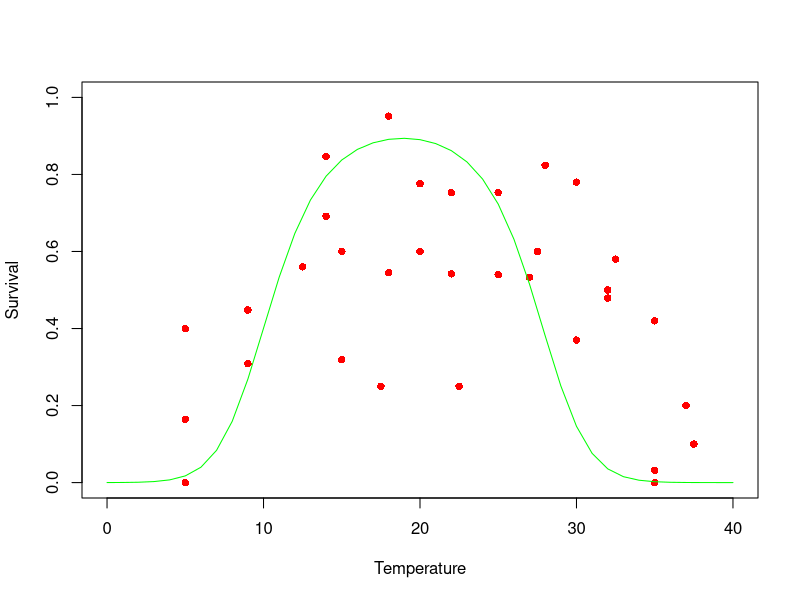

R code for this plot:
#############################################################
## Code to fit curve to Chirnomus spp mortality rates to data
#############################################################

library(readxl)
library(minpack.lm)
library(tidyverse)
library(car)
library(boot)
CHIRVitalRates <- read_excel("VitalRates.xlsx", sheet = "Chiro Mortality Rates")
CHIRVitalRates <- as.data.frame(CHIRVitalRates)

flow.surv.fit <- function(magnitude, mortality, Qmin){
  x <- magnitude # rename x and y
  y <- 1 - mortality # convert to survival
  df <- as.data.frame(cbind(x,y))
  df <- rbind(df, c(Qmin, 1.11))  # make sure we specify that we have 100% survival at Qmin (0.25)
  nls.fit <- nlsLM(formula = (y ~ k* exp(-h*x)), data = df, start = c(k = 1, h = 1)) # fit to negative exponential function
  return(nls.fit)
}

flow.surv.rate <- function(h, k, max, min, interval, Qmin) {
  Q <- seq(min, max, by = interval)
  surv <- k*(exp(-h*Q))
  surv.df <- as.data.frame(cbind(Q, surv))
  surv.df$surv[which(surv.df$Q <= Qmin)] <- 1
  return(surv.df)
}

surv.fit.CHIR <- flow.surv.fit(CHIRVitalRates$`Max/Bankful`, CHIRVitalRates$Mortality, 0.25)
surv.df.CHIR <- flow.surv.rate(surv.fit.CHIR$m$getPars()[2] , surv.fit.CHIR$m$getPars()[1], 4, 0.001, 0.001, 0.25)

# Calculate Development Time Based on Literature
# BAETDevRates <- read_excel("VitalRates.xlsx", sheet = "Baetid Development")
# BAETDevRates <- as.data.frame(BAETDevRates)
# polyfit <- nlsLM(DevelopmentTime ~ a*Temperature^4 + b* Temperature ^3 + c*Temperature ^2 +d*Temperature  + e, data = BAETDevRates, start = c(a = 1, b =1, c = 1, d = 1, e = 1))
# 
# devtime <- function(x){
#   a <- 2.525e-03*x^4 -2.508e-01*x^3+  9.379e+00*x^2 -1.580e+02*x +  1.040e+03 
#   return(a)
# }
# 
# MaturationRate <- function(x){
#   a <- 1/x
#   return(a)
# }

# Calculate Temperature Dependent Survival
CHIRSurvRate <- read_excel("VitalRates.xlsx", sheet = "Chiro Survival")
CHIRSurvRate <- as.data.frame(CHIRSurvRate)
fit <- nlsLM(logit(Survival) ~ a*Temp^4 + b*Temp^3 + c*Temp^2 + d*Temp + e, data = CHIRSurvRate, start = c(a = 1, b = 1, c = 1, d = 1, e = 1))
fit <- nlsLM(logit(Survival) ~ a*Temp^2 + b*Temp + c, data = CHIRSurvRate, start = c(a = 1, b = 1, c = 1))
inv.logit(predict(fit))
# fit <- nlsLM(Survival ~ a*Temp^2 + b*Temp + c, data = CHIRSurvRate, start = c(a=1, b=1, c=1))
 TempSurv_CHIR <- function(n){
   a <- -0.03178*n^2+  1.20308*n -9.25551 
   #a <- -0.001785*n^2+ 0.074341*n -0.154283
   #with 0,0
#    #a <- -0.02184*n^2 +0.92739*n -8.55032
#  #with 40,0 and 0,0
#     #a <- -0.02469*n^2 +  1.02303*n -9.10223
#   # with 40,0
#    #a <- -0.02187*n^2 +  0.88293*n -7.58722
#    #wo sankarperumal
#    #a <- -0.02009*n^2 +0.81130*n -7.02633
#    #wo reyes malndonald
#    #a <- -0.01361*n^2 + 0.60686*n -5.79246
#    #wo eggermont
#    #a <- -0.01216*n^2 +  0.45588*n -3.53420
#     # wo stevens
#    #a <- -0.0241*n^2 + 0.9536*n -7.7931
#    # wo stratmont
#    a <- -0.01954*n^2  + 0.81415*n -7.54678 
   return(inv.logit(a))
 }


#a = -1.016e-04  b = 9.412e-03 c = -3.121e-01 d = 4.317e+00 e =-2.032e+01 
# 

#THIS IS THE ONE
# TempSurv <- function(n){
#    #a <-  4.011e-05*n^4 -2.260e-03*n^3 -6.379e-04*n^2 + 1.231e+00*n -1.096e+01   #with 0,0
#    #a <- -2.481e-05*n^4 + 2.180e-03*n^3 -8.318e-02*n^2 +  1.494e+00*n -9.197e+00
#    # with 0,0
#    #a <- -4.233e-05*n^4 +3.728e-03*n^3 -1.302e-01*n^2 + 2.055e+00*n -1.127e+01
#    #with 40, 0 and 0,0
#    #a <- -6.733e-05*n^4 + 5.475e-03*n^3 -1.687e-01*n^2 +2.339e+00*n -1.166e+01
#     #with 40,0
#    #a <- -7.434e-05*n^4 +  6.127e-03*n^3 -1.895e-01*n^2  + 2.599e+00*n -1.267e+01
#    #wo sankarperumal
#    #a <- -3.678e-05*n^4  +2.981e-03*n^3 -1.014e-01*n^2 +1.660*n -9.679e+00
#    #wo reyes maldonado
#    #a<- -5.786e-05*n^4 + 5.156e-03*n^3 -1.704e-01*n^2 + 2.451e+00*n -1.230e+01
#    # wo stevens
#   #a <- -1.735e-05*n^4 +  1.254e-03*n^3 -5.321e-02*n^2 + 1.194*n -8.343
#   # wo stratment
#   a <- -3.742e-05*n^4 + 3.902e-03*n^3 -1.566e-01*n^2  + 2.655*n -1.495e+01 
#    return(inv.logit(a)+0.27)
#  }

# TempSurv <- function(n){
#   #a <- -0.02884*n^2+  1.12797*n -9.38446
#   a <- -1.016e-04*n^4 +  9.412e-03*n^3 -3.121e-01*n^2 + 4.317*n -2.032e+01
#   return(inv.logit(a))
# }
#
# min.RSS <- function(par){
#   mod <- dnbinom(as.integer(CHIRSurvRate$Temp), size = par[2], prob = par[1])
#   a <- sum(CHIRSurvRate$Survival - (mod*(max(CHIRSurvRate$Survival)/max(mod))))^2
# }
# params <- optim(par = c(0.01, 6), fn = min.RSS, method = "BFGS")
# 


#params <- optim(par = c(0, 0), fn = min.RSS, method = "BFGS")
# #
# TempSurv_CHIR <- function(n){
#   if (n <= 0){
#     a <- 0
#   }else {
#     a <-  dnbinom(as.integer(-n + 36), size = params$par[2] , prob = params$par[1])*(max(CHIRSurvRate$Survival)/max(dnbinom(as.integer(-CHIRSurvRate$Temp + 36), size =params$par[2], prob = params$par[1])))
#   }
#   return((a))
# }


# survs <- vector()
# for(i in 1:length(tem)){
#   survs[i] <- TempSurv(tem[i])
# }

# ggplot(surv.df.CHIR, aes(x = Q, y = surv))+
#   geom_line()+
#   geom_point(data = CHIRVitalRates, aes(x = `Max/Bankful` , y = 1-(Mortality), color = Citation))+
#   coord_cartesian(xlim = c(0,4)) +
#   ylab('Immediate Post-Disturbance Survival') +
#   theme_bw()+
#   xlab('`Max Event Discharge/Bankfull Discharge`')

# 
tem <- seq(0, 40, by = 1)#http://127.0.0.1:23003/graphics/ed0483c1-b811-4223-bfde-c3d3a3dceb62.png
plot(CHIRSurvRate$Temp, CHIRSurvRate$Survival, col = "red", pch = 16, xlab = "Temperature", ylab = "Survival", xlim = c(0,40), ylim = c(0, 1))
# lines(tem, survs, col = "green")
lines(tem, TempSurv_CHIR(tem), col = "green")
#lines(tem,  dnbinom(as.integer(-tem + 37.5), size = params$par[2] , prob = params$par[1])*(max(CHIRSurvRate$Survival)/max(dnbinom(as.integer(-CHIRSurvRate$Temp + 37.5), size =params$par[2], prob = params$par[1]))))
# plot(temp, s, xlab = "Temperature C", ylab = "Survival", col = "red", pch = 16, cex = 1.5, xlim = c(0,40), ylim = c(0,1))
# points(temp, predict(fit.betalogit), col = "blue", pch = 1)
# points(temp, inv.logit(predict(fit4)), col = "hotpink", pch = 2)points(temp, inv.logit(predict(fit2)), col = "green", pch = 5)     
# legend(-0.5, 1, legend=c("Data", "Beta Regression 2D Poly", "Logit 4D Poly", "Logit 2D Poly"),
#        col=c("red", "blue", "hotpink", "green"), pch=c(16, 1, 2, 5), cex=0.8)     
